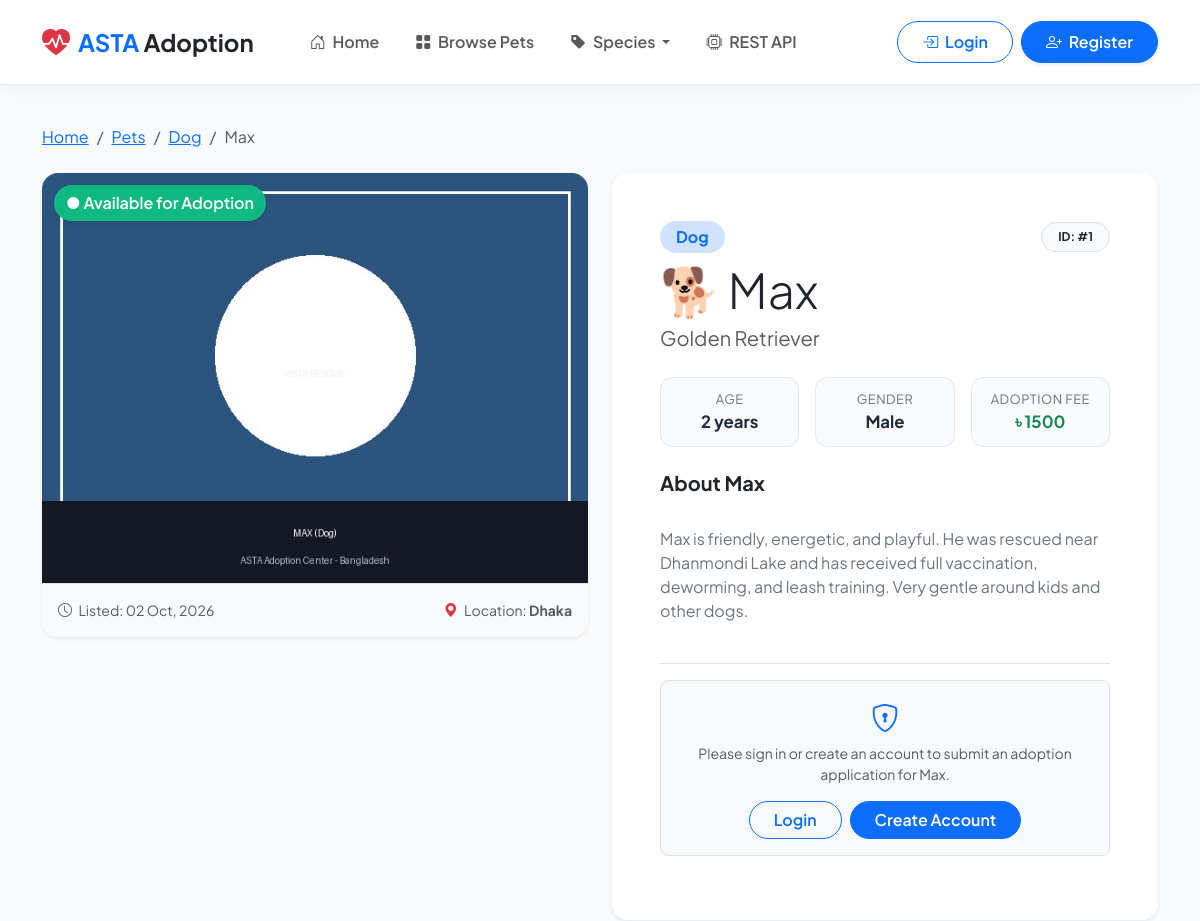
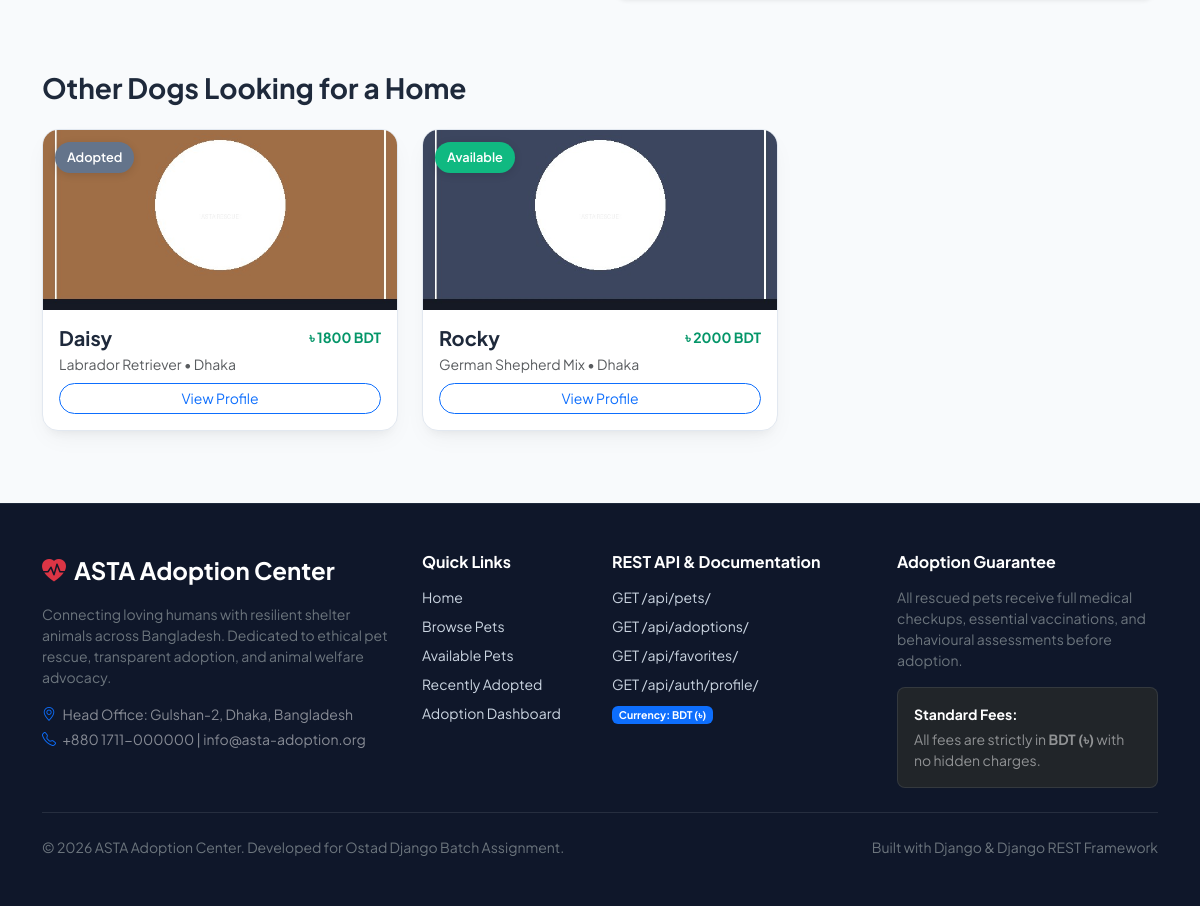
The app's page /pets/1/ with its own data (2 pictures, top to bottom).
### pets/models.py (models this page shows, shortened)
class Pet(models.Model):
    ANIMAL_TYPE_CHOICES = [
        ('Dog', 'Dog'),
        ('Cat', 'Cat'),
        ('Bird', 'Bird'),
        ('Rabbit', 'Rabbit'),
        ('Other', 'Other'),
    ]
    GENDER_CHOICES = [
        ('Male', 'Male'),
        ('Female', 'Female'),
    ]
    STATUS_CHOICES = [
        ('Available', 'Available'),
        ('Adopted', 'Adopted'),
    ]
    name = models.CharField(max_length=100)
    animal_type = models.CharField(max_length=50, choices=ANIMAL_TYPE_CHOICES, default='Dog')
    breed = models.CharField(max_length=100)
    age = models.CharField(max_length=50, help_text="e.g. 2 years, 6 months")
    gender = models.CharField(max_length=10, choices=GENDER_CHOICES, default='Male')
    location = models.CharField(max_length=100, default='Dhaka')
    description = models.TextField()
    image = models.ImageField(upload_to='pets/', blank=True, null=True)
    status = models.CharField(max_length=20, choices=STATUS_CHOICES, default='Available')
    adoption_fee = models.DecimalField(
        max_digits=10,
        decimal_places=2,
        default=0.00,
        help_text="Adoption / Medical care fee in BDT"
    )
    created_at = models.DateTimeField(auto_now_add=True)
    updated_at = models.DateTimeField(auto_now=True)
    class Meta:
        ordering = ['-created_at']

### pets/views.py (the view, shortened to what this page needs)
# urls.py: path('pets/<int:pk>/', views.pet_detail_view, name='pet_detail'),
def pet_detail_view(request, pk):
    pet = get_object_or_404(Pet, pk=pk)
    user_has_pending_request = False
    user_has_favorited = False
    similar_pets = Pet.objects.filter(
        animal_type=pet.animal_type
    ).exclude(id=pet.id)[:3]
    context = {
        'pet': pet,
        'user_has_pending_request': user_has_pending_request,
        'user_has_favorited': user_has_favorited,
        'similar_pets': similar_pets,
    }
    return render(request, 'pets/pet_detail.html', context)

### pets/context_processors.py (called while the page is built)
def site_settings(request):
    favorite_pet_ids = []
    if request.user.is_authenticated:
        favorite_pet_ids = list(
            Favorite.objects.filter(user=request.user).values_list('pet_id', flat=True)
        )
    return {
        'SITE_NAME': 'ASTA Adoption Center',
        'SITE_TAGLINE': 'Find Your Loyal Companion & Rescue a Loving Friend',
        'CURRENCY': 'BDT',
        'CURRENCY_SYMBOL': '৳',
        'PET_CATEGORIES': [
            {'name': 'Dog', 'icon': 'bi-suit-heart-fill'},
            {'name': 'Cat', 'icon': 'bi-emoji-smile'},
            {'name': 'Bird', 'icon': 'bi-feather'},
            {'name': 'Rabbit', 'icon': 'bi-flower1'},
            {'name': 'Other', 'icon': 'bi-stars'},
        ],
        'user_favorite_pet_ids': favorite_pet_ids,
    }

### templates/pets/pet_detail.html (shortened to what this page needs)
{% extends 'base.html' %}
{% block content %}
<div class="container py-4">
  <nav aria-label="breadcrumb" class="mb-4">
    <ol class="breadcrumb">
      <li class="breadcrumb-item"><a href="{% url 'home' %}">Home</a></li>
      <li class="breadcrumb-item"><a href="{% url 'pet_list' %}">Pets</a></li>
      <li class="breadcrumb-item"><a href="{% url 'pet_list' %}?animal_type={{ pet.animal_type }}">{{ pet.animal_type }}</a></li>
      <li class="breadcrumb-item active" aria-current="page">{{ pet.name }}</li>
    </ol>
  </nav>
  <div class="row g-4">
    <div class="col-lg-6">
      <div class="card border-0 shadow-sm rounded-4 overflow-hidden position-relative bg-white">
        <span class="pet-card-badge fs-6 {% if pet.status == 'Available' %}badge-available{% else %}badge-adopted{% endif %}">
          {% if pet.status == 'Available' %}● Available for Adoption{% else %}✓ Adopted{% endif %}
        </span>
        {% if pet.image %}
          <img src="{{ pet.image.url }}" alt="{{ pet.name }}" class="img-fluid w-100" style="max-height: 480px; object-fit: cover;">
        {% else %}
          <div class="py-5 text-center bg-light text-muted" style="min-height: 380px; display: flex; align-items: center; justify-content: center; flex-direction: column;">
            <i class="bi bi-image fs-1 mb-2"></i>
            <span>No photo uploaded</span>
          </div>
        {% endif %}
        <div class="p-3 bg-light border-top d-flex justify-content-between align-items-center">
          <small class="text-muted"><i class="bi bi-clock me-1"></i> Listed: {{ pet.created_at|date:"d M, Y" }}</small>
          <small class="text-muted"><i class="bi bi-geo-alt-fill text-danger me-1"></i> Location: <strong>{{ pet.location }}</strong></small>
        </div>
      </div>
    </div>
    <div class="col-lg-6">
      <div class="card border-0 shadow-sm rounded-4 p-4 p-md-5 bg-white h-100 d-flex flex-column">
        <div class="d-flex justify-content-between align-items-center mb-2">
          <span class="badge bg-primary-subtle text-primary fw-bold px-3 py-2 rounded-pill fs-6">
            {{ pet.animal_type }}
          </span>
          <span class="badge bg-light text-dark border px-3 py-2 rounded-pill">
            ID: #{{ pet.id }}
          </span>
        </div>
        <h1 class="display-5 fw-extrabold text-dark mb-1">
          {% if pet.animal_type == 'Dog' %}🐕{% elif pet.animal_type == 'Cat' %}🐈{% elif pet.animal_type == 'Bird' %}🦜{% elif pet.animal_type == 'Rabbit' %}🐇{% else %}🐾{% endif %}
          {{ pet.name }}
        </h1>
        <p class="text-muted fs-5 mb-4">{{ pet.breed }}</p>
        <div class="row g-3 mb-4">
          <div class="col-4">
            <div class="spec-item">
              <div class="label">Age</div>
              <div class="value">{{ pet.age }}</div>
            </div>
          </div>
          <div class="col-4">
            <div class="spec-item">
              <div class="label">Gender</div>
              <div class="value">{{ pet.gender }}</div>
            </div>
          </div>
          <div class="col-4">
            <div class="spec-item">
              <div class="label">Adoption Fee</div>
              <div class="value text-success">
                {% if pet.adoption_fee > 0 %}
                  ৳ {{ pet.adoption_fee|floatformat:0 }}
                {% else %}
                  Free
                {% endif %}
              </div>
            </div>
          </div>
        </div>
        <div class="mb-4">
          <h5 class="fw-bold mb-2">About {{ pet.name }}</h5>
          <p class="text-secondary leading-relaxed" style="white-space: pre-line;">
            {{ pet.description }}
          </p>
        </div>
        <div class="mt-auto pt-3 border-top">
          {% if pet.status == 'Adopted' %}
            <div class="adopted-alert-banner text-center mb-3">
              <i class="bi bi-x-circle-fill me-2 fs-5"></i>
              <span>❌ This pet has already been adopted.</span>
            </div>
            <p class="small text-muted text-center mb-0">
              Applications for {{ pet.name }} are closed. Please browse our other loving pets looking for homes!
            </p>
          {% else %}
            {% if user.is_authenticated %}
              {% if user_has_pending_request %}
                <div class="alert alert-warning border-0 shadow-sm rounded-3 d-flex align-items-center mb-3">
                  <i class="bi bi-clock-history fs-4 me-3 text-warning"></i>
                  <div>
                    <strong>Application Pending!</strong><br>
                    You have already submitted an adoption request for {{ pet.name }}. You will be notified once our team reviews it.
                  </div>
                </div>
                <a href="{% url 'dashboard' %}" class="btn btn-outline-primary w-100 rounded-pill py-3 fw-bold">
                  <i class="bi bi-clipboard-check me-2"></i> View in Your Dashboard
                </a>
              {% else %}
                <div class="available-alert-banner d-flex align-items-center justify-content-between mb-3">
                  <div>
                    <i class="bi bi-check-circle-fill me-2 fs-5"></i>
                    <span>Status: Available for immediate adoption!</span>
                  </div>
                  <strong class="currency-tag">Fee: ৳ {{ pet.adoption_fee|floatformat:0 }} {{ CURRENCY }}</strong>
                </div>
                <a href="{% url 'adoption_apply' pet.pk %}" class="btn btn-primary btn-lg w-100 rounded-pill py-3 fw-bold shadow">
                  <i class="bi bi-heart-fill me-2 text-danger"></i> Apply for Adoption
                </a>
              {% endif %}
            {% else %}
              <div class="p-3 bg-light rounded-3 text-center mb-3 border">
                <i class="bi bi-shield-lock text-primary fs-3 d-block mb-1"></i>
                <p class="small text-muted mb-3">Please sign in or create an account to submit an adoption application for {{ pet.name }}.</p>
                <div class="d-flex justify-content-center gap-2">
                  <a href="{% url 'login' %}?next={{ request.path }}" class="btn btn-outline-primary rounded-pill px-4 fw-semibold">
                    Login
                  </a>
                  <a href="{% url 'register' %}" class="btn btn-primary rounded-pill px-4 fw-semibold">
                    Create Account
                  </a>
                </div>
              </div>
            {% endif %}
          {% endif %}
        </div>
      </div>
    </div>
  </div>
  {% if similar_pets %}
    <div class="mt-5 pt-4">
      <h3 class="fw-bold mb-4">Other {{ pet.animal_type }}s Looking for a Home</h3>
      <div class="row g-4">
        {% for sp in similar_pets %}
          <div class="col-md-4">
            <div class="pet-card">
              <div class="pet-card-img-wrapper" style="height: 180px;">
                <span class="pet-card-badge {% if sp.status == 'Available' %}badge-available{% else %}badge-adopted{% endif %}">
                  {{ sp.status }}
                </span>
                {% if sp.image %}
                  <img src="{{ sp.image.url }}" alt="{{ sp.name }}" class="pet-card-img">
                {% else %}
                  <div class="w-100 h-100 d-flex align-items-center justify-content-center bg-light text-muted">
                    <i class="bi bi-image fs-1"></i>
                  </div>
                {% endif %}
              </div>
              <div class="p-3">
                <div class="d-flex justify-content-between align-items-center mb-1">
                  <h5 class="fw-bold mb-0">{{ sp.name }}</h5>
                  <span class="currency-tag small">৳ {{ sp.adoption_fee|floatformat:0 }} {{ CURRENCY }}</span>
                </div>
                <p class="text-muted small mb-2">{{ sp.breed }} • {{ sp.location }}</p>
                <a href="{% url 'pet_detail' sp.pk %}" class="btn btn-sm btn-outline-primary w-100 rounded-pill">
                  View Profile
                </a>
              </div>
            </div>
          </div>
        {% endfor %}
      </div>
    </div>
  {% endif %}
</div>
{% endblock %}

### static/css/style.css (style rules this page uses)
:root { --primary-color: #2563eb; --primary-dark: #1d4ed8; --primary-light: #eff6ff; --secondary-color: #f59e0b; --accent-color: #ec4899; --emerald-color: #10b981; --emerald-light: #ecfdf5; --dark-text: #1e293b; --muted-text: #64748b; --bg-gradient: linear-gradient(135deg, #f8fafc 0%, #f1f5f9 100%); --card-shadow: 0 10px 25px -5px rgba(0, 0, 0, 0.05), 0 8px 10px -6px rgba(0, 0, 0, 0.05); --hover-shadow: 0 20px 25px -5px rgba(0, 0, 0, 0.1), 0 10px 10px -5px rgba(0, 0, 0, 0.04); }
body { font-family: 'Plus Jakarta Sans', 'Inter', -apple-system, BlinkMacSystemFont, sans-serif; color: var(--dark-text); background-color: #f8fafc; min-height: 100vh; display: flex; flex-direction: column; }
.pet-card { border: 1px solid #e2e8f0; border-radius: 16px; overflow: hidden; background: #ffffff; transition: transform 0.25s ease, box-shadow 0.25s ease; box-shadow: var(--card-shadow); display: flex; flex-direction: column; height: 100%; }
.pet-card-img-wrapper { position: relative; width: 100%; height: 220px; overflow: hidden; background-color: #f1f5f9; }
.pet-card-img { width: 100%; height: 100%; object-fit: cover; transition: transform 0.4s ease; }
.pet-card-badge { position: absolute; top: 12px; left: 12px; z-index: 2; font-weight: 600; font-size: 0.8rem; padding: 6px 12px; border-radius: 20px; box-shadow: 0 2px 8px rgba(0, 0, 0, 0.12); }
.badge-available { background-color: #10b981; color: white; }
.badge-adopted { background-color: #64748b; color: white; }
.currency-tag { color: #059669; font-weight: 700; }
.spec-item { background: #f8fafc; border: 1px solid #e2e8f0; border-radius: 12px; padding: 12px 16px; text-align: center; }
.spec-item .label { font-size: 0.8rem; color: var(--muted-text); text-transform: uppercase; letter-spacing: 0.5px; }
.spec-item .value { font-size: 1.05rem; font-weight: 700; color: var(--dark-text); }

### records on screen
Pet: animal_type "Dog", name "Max", image (picture), created_at "02 Oct, 2026", location "Dhaka", id "1", breed "Golden Retriever", age "2 years", gender "Male", adoption_fee "1500", description "Max is friendly, energetic, and playful. He was rescued near Dhanmondi Lake and has received full vaccination, deworming, and leash training. Very gentle around kids and other dogs."
Pet: status "Adopted", image (picture), name "Daisy", adoption_fee "1800", CURRENCY "BDT", breed "Labrador Retriever", location "Dhaka"
Pet: status "Available", image (picture), name "Rocky", adoption_fee "2000", CURRENCY "BDT", breed "German Shepherd Mix", location "Dhaka"
